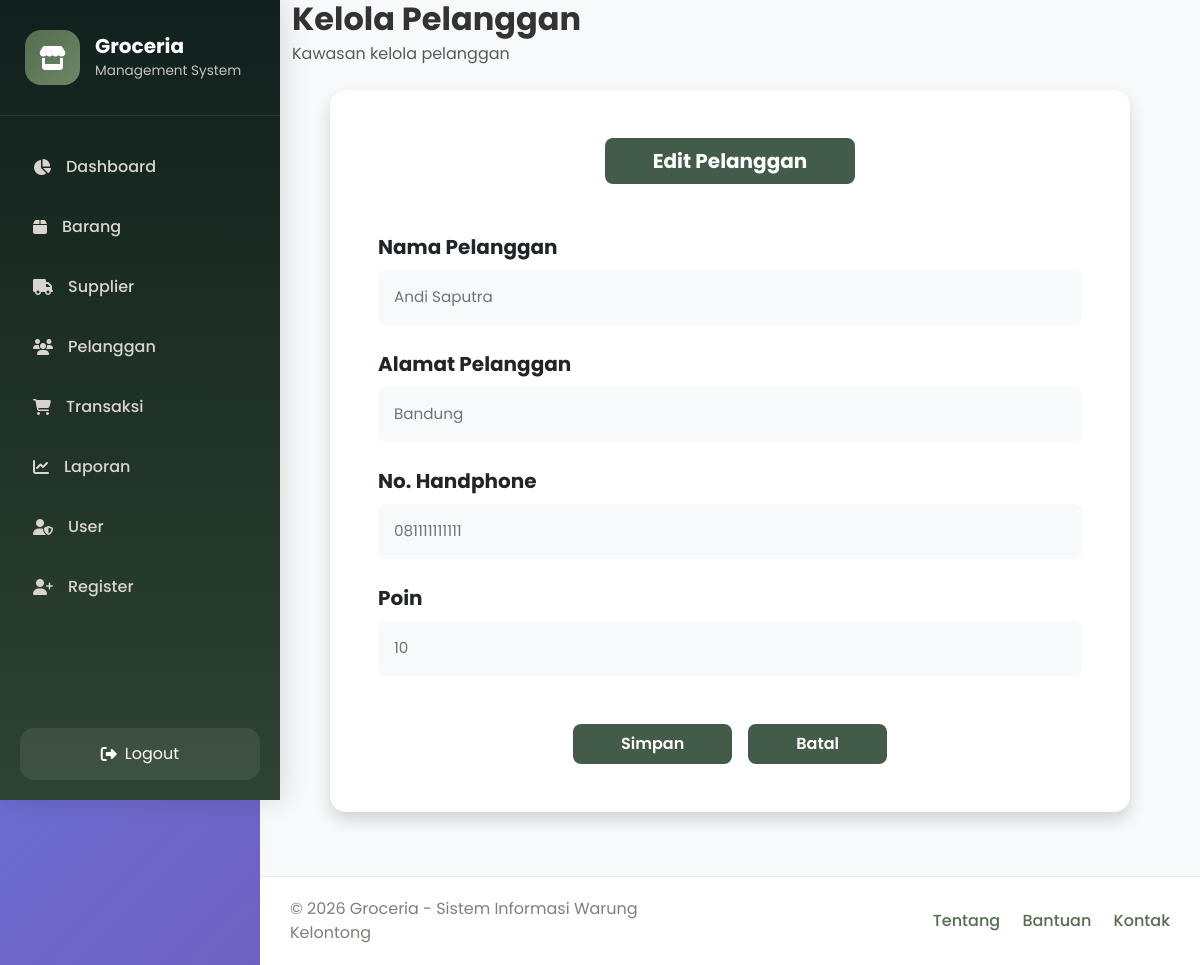
Page /pelanggan/edit.php?id_pelanggan=1 (signed in) on the earlier database version.
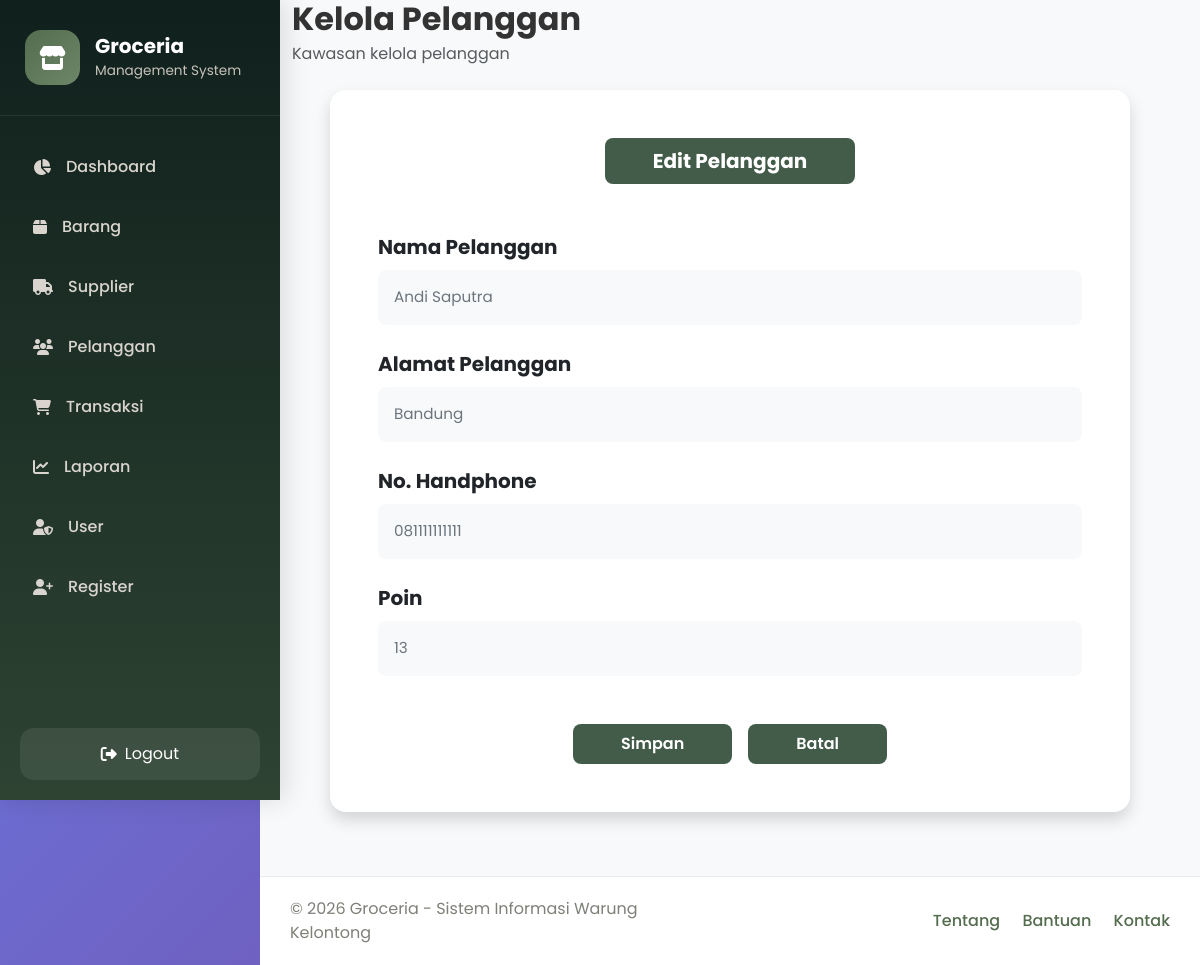
Same page on the later database version.
### tables this page shows
CREATE TABLE `pelanggan` (
  `id_pelanggan` int(11) NOT NULL,
  `nama_pelanggan` varchar(100) DEFAULT NULL,
  `alamat` text DEFAULT NULL,
  `no_hp` varchar(20) DEFAULT NULL,
  `poin_member` int(11) DEFAULT NULL
);

### pelanggan/edit.php (the view, shortened to what this page needs)
<?php
require_once '../config/koneksi.php';
$id_pelanggan = mysqli_real_escape_string($conn, $_GET['id_pelanggan']);
$query = "SELECT * FROM pelanggan WHERE id_pelanggan = '$id_pelanggan'";
$result = mysqli_query($conn, $query);
$data = mysqli_fetch_assoc($result);
?>
<!DOCTYPE html>
<html lang="id">
<head>
    <link href="https://cdn.jsdelivr.net/npm/bootstrap@5.3.3/dist/css/bootstrap.min.css" rel="stylesheet">
    <link href="https://cdnjs.cloudflare.com/ajax/libs/font-awesome/6.5.1/css/all.min.css" rel="stylesheet">
    <link href="../assets/css/style.css" rel="stylesheet">
</head>
<body>
    <div class="wrapper d-flex min-vh-100">
        <div>
            <?php include '../templates/sidebar.php'; ?>
        </div>
        <div class="main-content">
            <div class="content-body">
                <div class="mb-4">
                    <h2 class="fw-bold mb-1">Kelola Pelanggan</h2>
                    <p class="text-muted mb-3">Kawasan kelola pelanggan</p>
                </div>
                <div class="card border-0 shadow rounded-4 mx-auto" style="max-width: 800px;">
                    <div class="card-body p-5">
                        <div class="text-center mb-5">
                            <span class="btn text-white fw-bold px-5 py-2 fs-5 rounded-3" style="background-color: #435c49; pointer-events: none;">
                                Edit Pelanggan
                            </span>
                        </div>
                        <form action="proses_edit.php" method="POST">
                            <div class="mb-4">
                                <label for="nama_pelanggan" class="form-label fw-bold text-dark fs-5 mb-2">Nama Pelanggan</label>
                                <input type="text" class="form-control form-control-lg bg-light border-0 rounded-3 text-secondary py-3" id="nama_pelanggan" name="nama_pelanggan" value="<?php echo htmlspecialchars($data['nama_pelanggan']); ?>" required>
                            </div>
                            <div class="mb-4">
                                <label for="alamat" class="form-label fw-bold text-dark fs-5 mb-2">Alamat Pelanggan</label>
                                <input type="text" class="form-control form-control-lg bg-light border-0 rounded-3 text-secondary py-3" id="alamat" name="alamat" value="<?php echo htmlspecialchars($data['alamat']); ?>" required>
                            </div>
                            <div class="mb-4">
                                <label for="no_hp" class="form-label fw-bold text-dark fs-5 mb-2">No. Handphone</label>
                                <input type="text" class="form-control form-control-lg bg-light border-0 rounded-3 text-secondary py-3" id="no_hp" name="no_hp" value="<?php echo htmlspecialchars($data['no_hp']); ?>" required>
                            </div>
                            <div class="mb-5">
                                <label for="poin_member" class="form-label fw-bold text-dark fs-5 mb-2">Poin</label>
                                <input type="number" class="form-control form-control-lg bg-light border-0 rounded-3 text-secondary py-3" id="poin_member" name="poin_member" value="<?php echo htmlspecialchars($data['poin_member']); ?>" required>
                            </div>
                            <div class="d-flex justify-content-center gap-3 mt-4">
                                <button type="submit" name="simpan" class="btn text-white fw-semibold px-5 py-2 rounded-3" style="background-color: #435c49;">
                                    Simpan
                                </button>
                                <a href="index.php" class="btn text-white fw-semibold px-5 py-2 rounded-3" style="background-color: #435c49">
                                    Batal
                                </a>
                            </div>
                        </form>
                    </div>
                </div>
            </div>
                <footer>
                    <?php include '../templates/footer.php'; ?>
                </footer>
        </div>
    </div>
</body>
</html>

Differences in the rows shown:
changed pelanggan "Andi Saputra": poin_member "10" → "13"
